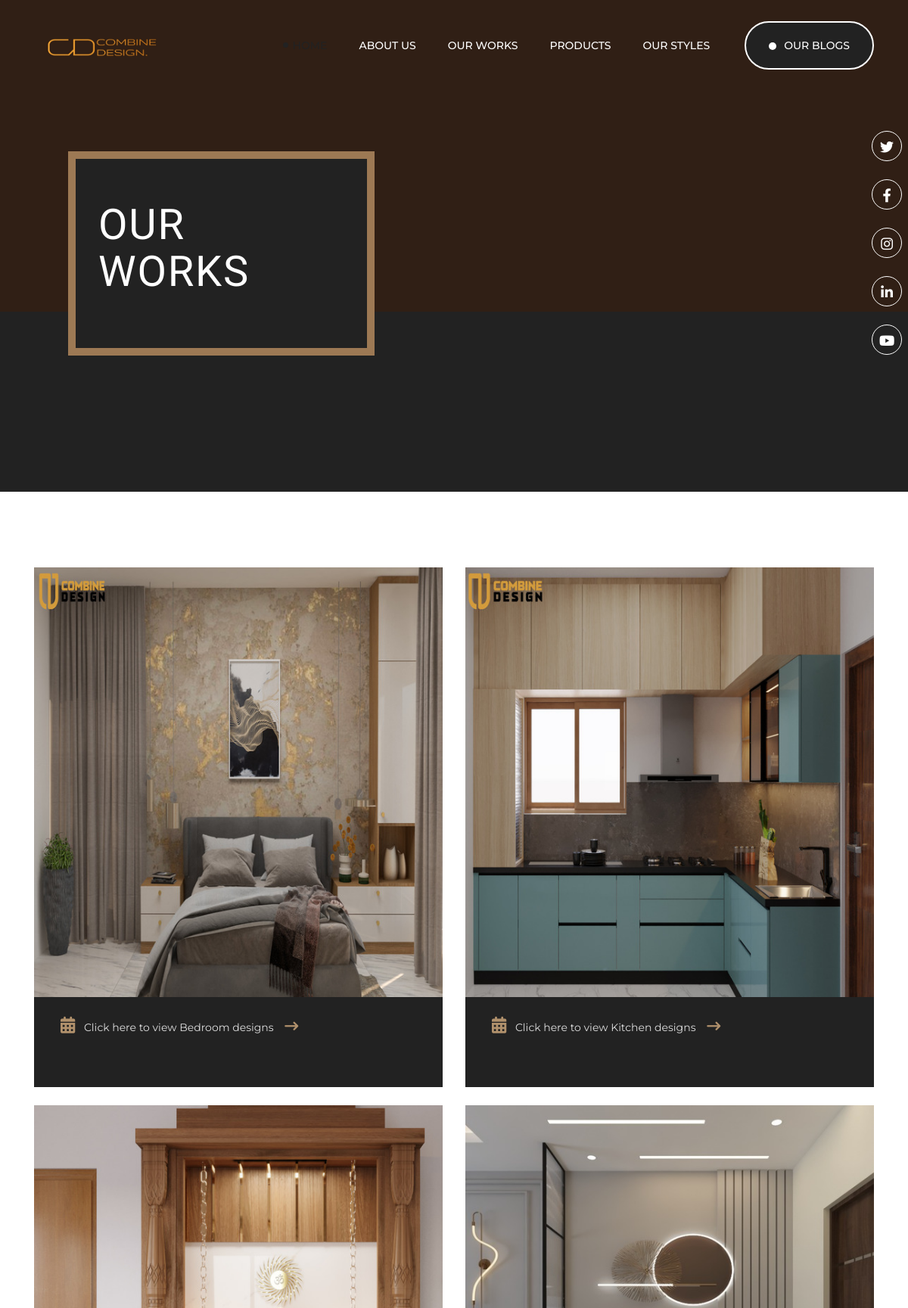
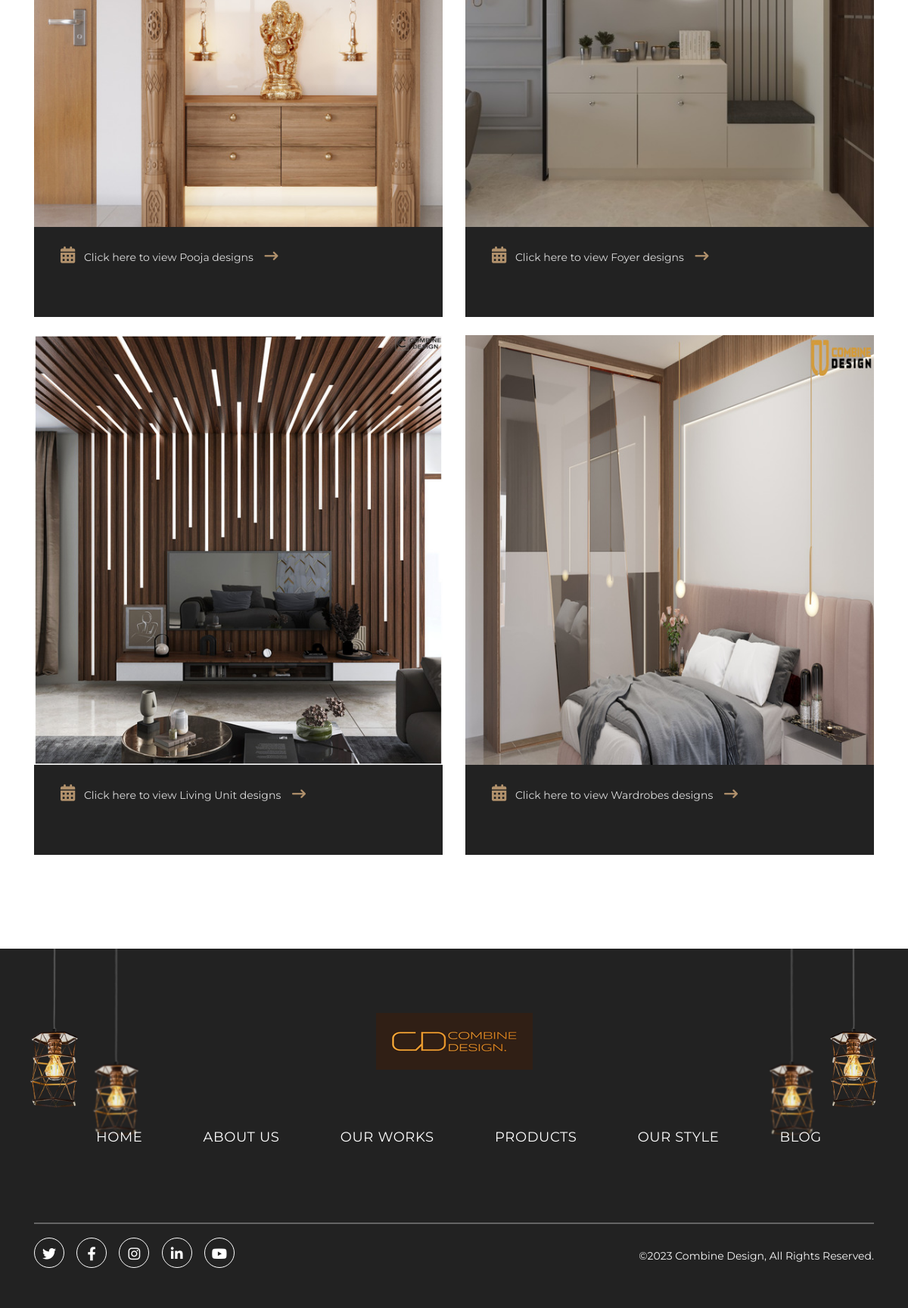
Page /our_work on the committed database (2 pictures, top to bottom).
### webapp/models.py (models this page shows, shortened)
class Our_WORKS_CATEGORY(models.Model):
    category_name = models.CharField(max_length=1000 , null=True , blank=True)
    category_image = models.ImageField(upload_to='Our_Works' , null=True , blank=True)
    meta_title = models.CharField(max_length=1000 ,null=True ,blank=True)
    meta_description = models.TextField(null=True , blank=True)
    created_at = models.DateTimeField(auto_now_add=True)
    updated_at = models.DateTimeField(auto_now=True)

### webapp/views.py (the view)
# urls.py: path('our_work', views.our_work, name='our_work'),
def our_work(request):
    work_list = Our_WORKS_CATEGORY.objects.all()
    context = {
		'work_list': work_list ,
        'meta_title': '100+ Designs for Your Interiors | 2&3 BHK Interiors ',
        'meta_description': 'Explore our portfolio, which showcases exceptional interior designs crafted by Combine Design. Let our creations inspire your imagination.'
	}
    return render(request, 'webapp/our_work.html', context)

### templates/webapp/our_work.html (shortened to what this page needs)
{% extends 'base.html' %}
{% load static %}
{% block body %}
<section class="sub-banner_section">
    <div class="container-fluid">
        <div class="row">
            <div class="col-xl-5 col-lg-6 col-md-8 col-sm-12 col-12">
                <div class="banner_content" data-aos="fade-up">
                    <h1>OUR WORKS</h1>
                </div>
            </div>
            <div class="col-xl-7 col-lg-6 col-md-4 col-sm-12 col-12 d-lg-block d-none">
            </div>
        </div>
    </div>
</section>
</div>
<div class=" blog-posts blogpage-section">
    <div class="container">
        <div class="row wow fadeInUp" style="visibility: visible; animation-name: fadeInUp;">
            <div id="blog" class="col-xl-12">
                <div class="row">
                    {% for details in work_list %}
                    <div class="col-xl-6">
                        <div class="blog-box twocolumn-blog float-left w-100 post-item mb-4">
                            <div class="post-item-wrap position-relative">
                                <div class="post-image">
                                    <a href="#">
                                        <img
                                            width="1920"
                                        height="800"
                                        class="img-fluid"
                                        src="{{ details.category_image.url }}"
                                        alt="project-01"
                                      />
                                    </a>
                                </div>
                                <div class="lower-portion">
                                    <a href="{% url 'webapp:our_work_detail' details.id %}" class="text-size-14">
                                        <i class="mb-0 calendar-ml fa-solid fa-calendar-days"></i>
                                        Click here to view {{ details.category_name }} designs
                                        &nbsp;&nbsp;
                                        <i class="fa fa-long-arrow-right"></i>
                                    </a>
                                </div>
                            </div>
                        </div>
                    </div>
                    {% endfor %}
                 </div>
            </div>
        </div>
    </div>
    </div>
{% endblock body %}

### templates/base.html (shortened to what this page needs)
{% load static %}
<!DOCTYPE html>
<html lang="zxx">
<head>
    <link href="{% static 'assets/bootstrap/bootstrap.min.css' %}" rel="stylesheet">
    <link rel="stylesheet" href="{% static 'assets/js/bootstrap.min.js' %}">
    <link rel="stylesheet" href="https://cdnjs.cloudflare.com/ajax/libs/font-awesome/6.1.1/css/all.min.css">
    <link href="{% static 'assets/css/style.css' %}" rel="stylesheet" type="text/css">
    <link href="{% static 'assets/css/custom-style.css' %}" rel="stylesheet" type="text/css">
    <link href="{% static 'assets/css/special-classes.css' %}" rel="stylesheet" type="text/css">
    <link href="{% static 'assets/css/responsive.css' %}" rel="stylesheet" type="text/css">
    <link rel="stylesheet" href="{% static 'assets/css/owl.carousel.min.css' %}">
    <link rel="stylesheet" href="{% static 'assets/css/owl.theme.default.min.css' %}">
    <link rel="stylesheet" href="https://cdnjs.cloudflare.com/ajax/libs/magnific-popup.js/1.1.0/magnific-popup.css">
    <link href="https://unpkg.com/aos@2.3.1/dist/aos.css" rel="stylesheet">
</head>
<body>
<div class="banner_outer">
    <figure class="banner-background mb-0">
        <img src="{% static 'assets/images/grey.png' %}" alt="" class="img-fluid">
    </figure>
    <header class="header">
        <div class="main-header">
            <div class="container-fluid">
                <nav class="navbar navbar-expand-lg navbar-light">
                    <a class="navbar-brand" href="/"><figure class="mb-0 banner-logo"><img src="{% static 'assets/images/combine.png' %}" alt="" class="img-fluid"></figure></a>
                    <div class="collapse navbar-collapse" id="navbarSupportedContent">
                        <ul class="navbar-nav ml-auto">
                            <li class="nav-item active">
                                <a class="nav-link" href="/">Home</a>
                            </li>
                            <li class="nav-item">
                                <a class="nav-link" href="{% url 'webapp:about' %}">About Us</a>
                            </li>
                            <li class="nav-item">
                                <a class="nav-link" href="{% url 'webapp:our_work' %}">Our Works</a>
                            </li>
                            <li class="nav-item">
                                <a class="nav-link" href="{% url 'webapp:product' %}">Products</a>
                            </li>
                            <li class="nav-item">
                                <a class="nav-link" href="{% url 'webapp:style' %}">Our Styles</a>
                            </li>
                            <li class="nav-item">
                                <a class="nav-link get_a_quote" href="{% url 'webapp:post_list' %}">Our Blogs
                                    <i class="dot fa-regular fa-circle-small"></i>
                                </a>
                            </li>
                        </ul>
                    </div>
                </nav>
            </div>
        </div>
    </header>
<div class="social-icons position-relative">
        <ul class="list-unstyled mb-0 position-absolute">
            <li><a href="https://twitter.com/design_combine" class="text-decoration-none"><i class="fa-brands fa-twitter social-networks"></i></a></li>
            <li><a href="https://www.facebook.com/Combinedesigninteriordesingstudio" class="text-decoration-none"><i class="fa-brands fa-facebook-f social-networks"></i></a></li>
            <li><a href="https://www.instagram.com/combinedesigninteriors/" class="text-decoration-none"><i class="fa-brands fa-instagram social-networks"></i></a></li>
            <li><a href="https://www.linkedin.com/company/combine-design/" class="text-decoration-none"><i class="fa-brands fa-linkedin-in social-networks"></i></a></li>
            <li><a href="https://www.youtube.com/@combinedesign" class="text-decoration-none"><i class="fa-brands fa-youtube social-networks"></i></a></li>
        </ul>
</div>
{% block body %}
{% endblock body %}
<section class="footer-section">
    <figure class="left-lamp mb-0">
        <img src="{% static 'assets/images/left-lamp.png' %}" alt="" class="img-fluid">
    </figure>
    <figure class="right-lamp mb-0">
        <img src="{% static 'assets/images/right-lamp.png' %}" alt="" class="img-fluid">
    </figure>
    <div class="container">
        <div class="middle-portion">
            <div class="row">
                <div class="col-12">
                    <div class="logo-part">
                        <a href="/"><figure class="footer-logo"><img src="{% static 'assets/images/combine.png' %}" alt=""></figure></a>
                    </div>
                </div>
            </div>
            <br>
            <br>
            <div class="row">
                <div class="col-12">
                    <ul class="links mb-0 list-unstyled">
                        <li><a href="/">Home</a></li>
                        <li><a href="{% url 'webapp:about' %}">About US</a></li>
                        <li class="d-sm-inline-block d-none"><a href="{% url 'webapp:our_work' %}">Our Works</a></li>
                        <li class="d-sm-inline-block d-none"><a href="{% url 'webapp:product' %}">Products</a></li>
                        <li class="d-sm-inline-block d-none"><a href="{% url 'webapp:style' %}">Our Style</a></li>
                        <li class="d-sm-inline-block d-none"><a href="{% url 'webapp:post_list' %}">Blog</a></li>
                    </ul>
                </div>
            </div>
        </div>
        <div class="footer-lower">
            <div class="row">
                <div class="col-lg-6 col-md-6 col-sm-12 col-12 d-md-block d-none">
                    <div class="social-icons position-relative">
                        <ul class="list-unstyled mb-0 position-absolute">
                            <li><a href="https://twitter.com/design_combine" class="text-decoration-none"><i class="fa-brands fa-twitter social-networks"></i></a></li>
                            <li><a href="https://www.facebook.com/Combinedesigninteriordesingstudio" class="text-decoration-none"><i class="fa-brands fa-facebook-f social-networks"></i></a></li>
                            <li><a href="https://www.instagram.com/combinedesigninteriors/" class="text-decoration-none"><i class="fa-brands fa-instagram social-networks"></i></a></li>
                            <li><a href="https://www.linkedin.com/company/combine-design/" class="text-decoration-none"><i class="fa-brands fa-linkedin-in social-networks"></i></a></li>
                            <li><a href="https://www.youtube.com/@combinedesign" class="text-decoration-none"><i class="fa-brands fa-youtube social-networks"></i></a></li>
                        </ul>
                    </div>
                </div>
                <div class="col-lg-6 col-md-6 col-sm-12 col-12">
                    <p class="mb-0 text-size-14">©2023 Combine Design, All Rights Reserved. </p>
                </div>
            </div>
        </div>
    </div>
</section>
</body>
</html>

### webapp/static/assets/css/custom-style.css (style rules this page uses)
body { margin:0; padding:0; background: repeat-x top #fff; }
a { outline:none; color:#dddddd; text-decoration:none; }
.single-post01 .post-image img, .single-post01 .post-navigation, .single-post01 .comment-list img, .sidebar .widget, .sidebar .widget-tweeter small, .sidebar .widget-twitter small, #loader-wrapper, .post-image img, .single-post01 .post-item-description .post-meta, .sidebar .form-inline .input-group, .sidebar .post-thumbnail-entry, .fluid-width-video-wrapper iframe, .fluid-width-video-wrapper object, .fluid-width-video-wrapper embed, #blog .post-item.border > .post-item-wrap > .post-item-description, #blog img,#blog audio,#blog iframe { width: 100%; border: none }
.blogpage-section { position: relative; }
.blogpage-section .blog-box { position: relative; background: var(--e-global-color-very-dark-gray-mostly-black); transition: all 0.3s ease-in-out; margin-bottom: 32px; }
.blogpage-section .blog-box .lower-portion { padding: 26px 30px 20px; }
.blogpage-section .blog-box .lower-portion i { font-size: 18px; color: var(--e-global-color-accent); margin-right: 8px; margin-bottom: 28px; }
.blogpage-section .blog-box .lower-portion .calendar-ml { font-size: 22px; margin-left: 5px; }
.blogpage-section .twocolumn-blog .lower-portion { padding: 26px 30px 44px; }
@media screen and (max-width: 1440px) { .blogpage-section { padding: 100px 0; } }

### rows in the picture
Our_WORKS_CATEGORY: category_image (picture), category_name "Bedroom"
Our_WORKS_CATEGORY: category_image (picture), category_name "Kitchen"
Our_WORKS_CATEGORY: category_image (picture), category_name "Pooja"
Our_WORKS_CATEGORY: category_image (picture), category_name "Foyer"
Our_WORKS_CATEGORY: category_image (picture), category_name "Living Unit"
Our_WORKS_CATEGORY: category_image (picture), category_name "Wardrobes"
